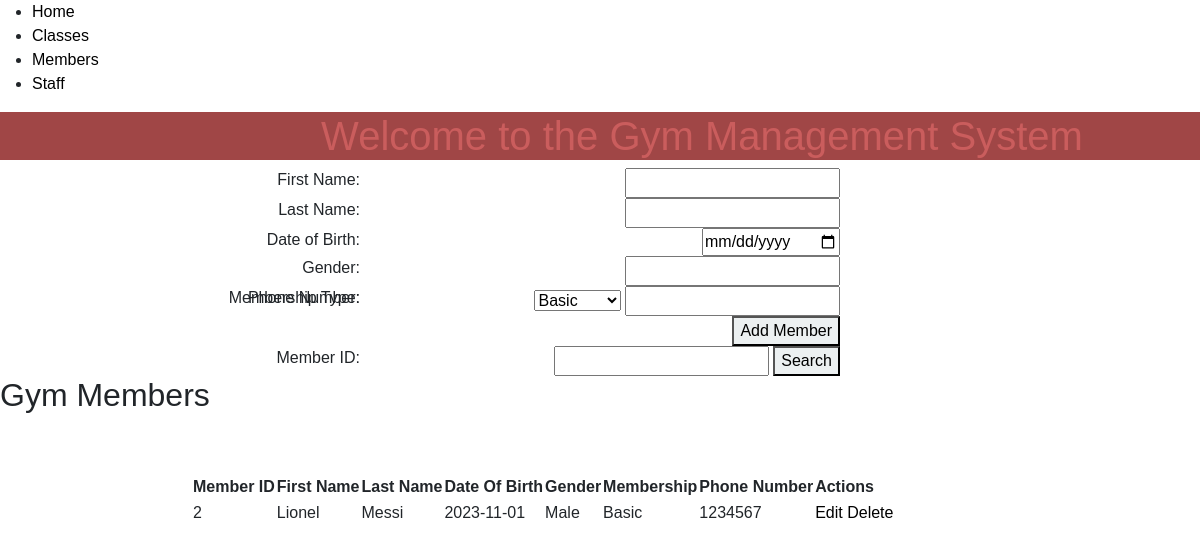
Page /gymmanagement/homepage.php on the committed database.
### tables this page shows
CREATE TABLE `gymmembers` (
  `memberID` int(10) NOT NULL,
  `FirstName` varchar(15) NOT NULL,
  `lastname` varchar(15) NOT NULL,
  `dateofbirth` date NOT NULL,
  `gender` varchar(10) NOT NULL,
  `membertomembership` varchar(8) NOT NULL,
  `phonenumber` int(10) NOT NULL
);

### gymmanagement/homepage.php (the view, shortened to what this page needs)
<!DOCTYPE html>
<html lang="en">
<head>
    <link href="https://cdn.jsdelivr.net/npm/bootstrap@5.2.3/dist/css/bootstrap.min.css" rel="stylesheet">
        <link rel="stylesheet" href="stylingfile.css">
</head>
<header>
        <nav>
            <ul>
                <li><a href="homepage.php">Home</a></li>
                <li><a href="classes.php">Classes</a></li>
                <li><a href="members.php">Members</a></li>
                <li><a href="staff.php">Staff</a></li>
            </ul>
        </nav>
    </header>
<body>
    <div class="header">
        <h1>Welcome to the Gym Management System</h1>
    </div>
<form action="homepage.php" method="post">
    <label for="FirstName">First Name:</label>
    <input type="text" id="FirstName" name="FirstName" required><br>
    <label for="lastname">Last Name:</label>
    <input type="text" id="lastname" name="lastname" required><br>
    <label for="dateofbirth">Date of Birth:</label>
    <input type="date" id="dateofbirth" name="dateofbirth" required><br>
    <label for="gender">Gender:</label>
    <input type="text" id="gender" name="gender" required><br>
    <label for="membertomembership">Membership Type:</label>
<select id="membertomembership" name="membertomembership" required>
    <option value="Basic">Basic</option>
</select>
    <label for="phonenumber">Phone Number:</label>
    <input type="number" id="phonenumber" name="phonenumber" required><br>
    <input type="submit" value="Add Member">
</form>
<form action="homepage.php" method="get">
    <label for="searchID">Member ID:</label>
    <input type="number" id="searchID" name="searchID" required>
    <input type="submit" value="Search">
</form>
<?php
    include 'db_connect.php';
    try {
        $stmt = $conn->prepare("SELECT * FROM gymmembers");
        $stmt->execute();
        $members = $stmt->fetchAll(PDO::FETCH_ASSOC);
    } catch(PDOException $e) {
        echo "Error: " . $e->getMessage();
        exit;
    }
    ?>
<h2>Gym Members</h2>
<table>
    <tr>
        <th>Member ID</th>
        <th>First Name</th>
        <th>Last Name</th>
        <th>Date Of Birth</th>
        <th>Gender</th>
        <th>Membership</th>
        <th>Phone Number</th>
        <th>Actions</th>
    </tr>
    <?php foreach ($members as $member): ?>
        <tr>
            <?php if (isset($_GET['edit']) && $_GET['edit'] == $member['memberID']): ?>
                <form method="post">
                    <td><?php echo htmlspecialchars($member['memberID']); ?></td>
                    <td><input type="text" name="firstName" value="<?php echo htmlspecialchars($member['FirstName']); ?>"></td>
                    <td><input type="text" name="lastName" value="<?php echo htmlspecialchars($member['lastname']); ?>"></td>
                    <td><input type="date" name="dateofbirth" value="<?php echo htmlspecialchars($member['dateofbirth']); ?>"></td>
                    <td><input type="text" name="gender" value="<?php echo htmlspecialchars($member['gender']); ?>"></td>
                    <td><input type="text" name="membertomembership" value="<?php echo htmlspecialchars($member['membertomembership']); ?>"></td>
                    <td><input type="number" name="phonenumber" value="<?php echo htmlspecialchars($member['phonenumber']); ?>"></td>
                    <td>
                        <input type="hidden" name="memberID" value="<?php echo $member['memberID']; ?>">
                        <input type="submit" name="update" value="Update">
                        <a href="homepage.php">Cancel</a>
                    </td>
                </form>
            <?php else: ?>
                <td><?php echo htmlspecialchars($member['memberID']); ?></td>
                <td><?php echo htmlspecialchars($member['FirstName']); ?></td>
                <td><?php echo htmlspecialchars($member['lastname']); ?></td>
                <td><?php echo htmlspecialchars($member['dateofbirth']); ?></td>
                <td><?php echo htmlspecialchars($member['gender']); ?></td>
                <td><?php echo htmlspecialchars($member['membertomembership']); ?></td>
                <td><?php echo htmlspecialchars($member['phonenumber']); ?></td>
                <td>
                    <a href="homepage.php?edit=<?php echo $member['memberID']; ?>">Edit</a>
                    <a href="delete_member.php?id=<?php echo $member['memberID']; ?>" onclick="return confirm('Are you sure you want to delete this member?');">Delete</a>
                </td>
            <?php endif; ?>
        </tr>
    <?php endforeach; ?>
</table>
            </body>
</html>

### gymmanagement/stylingfile.css (style rules this page uses)
body { font-family: Arial, sans-serif; background-color: #ffffff; position: relative; }
.header { background-color: #a04646; color: #ca5d5d; text-align: center; position: relative; }
h1 { padding-left: 17%; position: relative; }
form { position: left; width: 70%; text-align: right; }
label { width: 30%; position: absolute; left: 0%; text-align: right; margin-right: 3%; }
input[type=submit] { position: relative; background-color: #ecf0f1; }
table { margin-top: 5%; position:relative; left: 16%; }
a { color: black; text-decoration: none; }

### rows in the picture
gymmembers: memberID "2", FirstName "Lionel", lastname "Messi", dateofbirth "2023-11-01", gender "Male", membertomembership "Basic", phonenumber "1234567"
